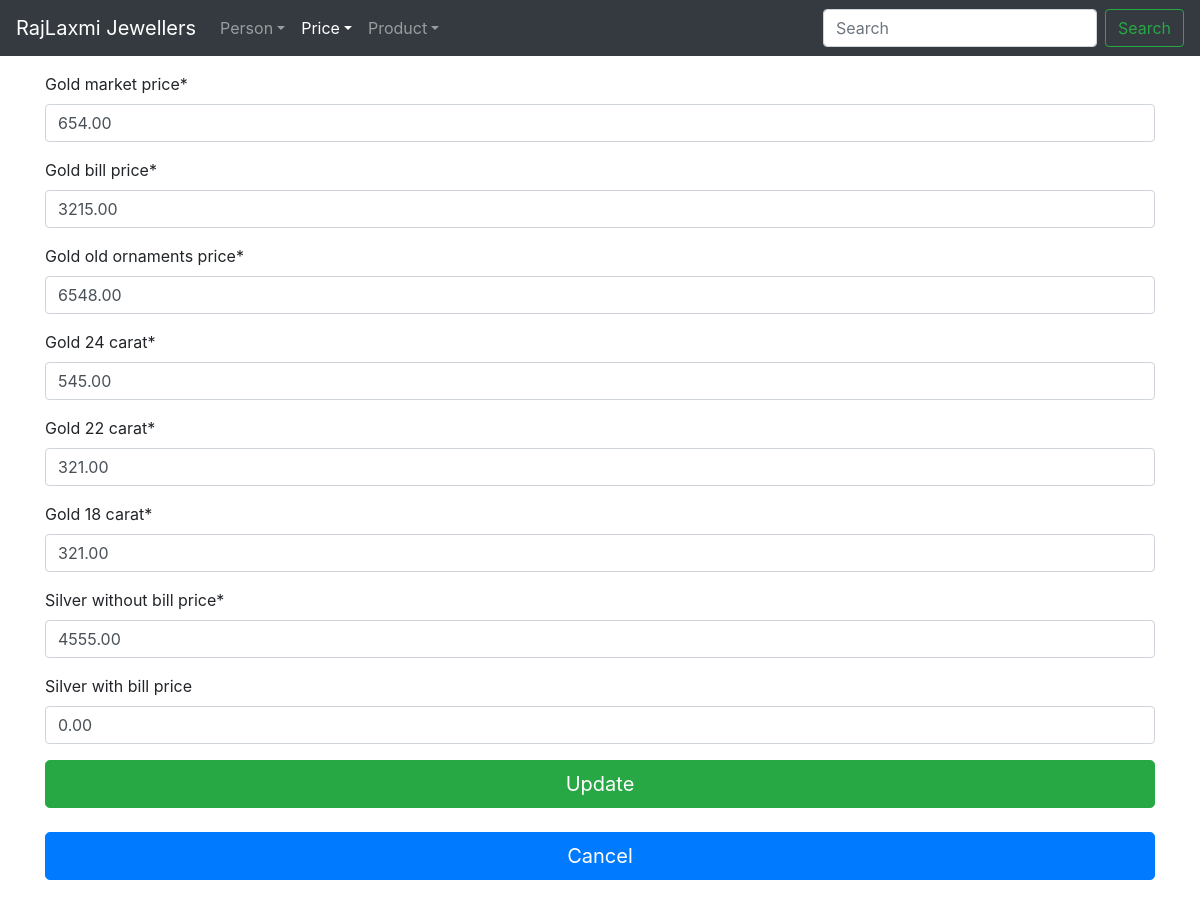
/price/update/1/, run on the app's committed database.
### price/models.py (models this page shows, shortened)
class Price(models.Model):
	gold_market_price = models.DecimalField(max_digits=21, decimal_places=2)
	gold_bill_price = models.DecimalField(max_digits=21, decimal_places=2)
	gold_old_ornaments_price = models.DecimalField(max_digits=21, decimal_places=2)
	gold_24_carat = models.DecimalField(max_digits=21, decimal_places=2)
	gold_22_carat = models.DecimalField(max_digits=21, decimal_places=2)
	gold_18_carat = models.DecimalField(max_digits=21, decimal_places=2)
	silver_without_bill_price = models.DecimalField(max_digits=21, decimal_places=2)
	silver_with_bill_price = models.DecimalField(null=True, blank=True,
												max_digits=21, decimal_places=2,
												default=0.00)
	date_added = models.DateTimeField(auto_now_add=True)

### price/views.py (the view)
# urls.py: path("update/<int:pk>/", UpdatePriceView.as_view(), name="price-update"),
class UpdatePriceView(UpdateView):
	model = Price
	fields = ["gold_market_price", "gold_bill_price",
			  "gold_old_ornaments_price",
			  "gold_24_carat", "gold_22_carat", "gold_18_carat",
			  "silver_without_bill_price", "silver_with_bill_price", ]

### price/templates/price/price_form.html (shortened to what this page needs)
{% extends "base.html" %}
{% load static %}
{% load crispy_forms_tags %}
{% block content %}
	<form method="POST">
		{{ form|crispy }}
		{% if path == price_create %}
			<input class="btn btn-success btn-lg btn-block" type="submit" value="Create" />
		{% elif path == price_update %}
			<input class="btn btn-success btn-lg btn-block" type="submit" value="Update" />
		{% endif %}
	</form>
	<br />
	{% if path == price_create %}
		<a class="btn btn-primary btn-lg btn-block" href="{% url 'price-list' %}">Cancel</a>
	{% elif path == price_update %}
		<a class="btn btn-primary btn-lg btn-block" href="{% url 'price-detail' object.id %}">Cancel</a>
	{% endif %}
	<br />
{% endblock content %}

### data on the page
Price: gold_market_price "654.00", gold_bill_price "3215.00", gold_old_ornaments_price "6548.00", gold_24_carat "545.00", gold_22_carat "321.00", gold_18_carat "321.00", silver_without_bill_price "4555.00", silver_with_bill_price "0.00"
